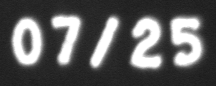
#> input picture CreditCard-OCR-master/datasets/xiaoma_test_images/img_15.png, 216 x 86 px, found by its file name; its folder holds only this picture in this run
$ python Date_pipei.py
#> lines starting #> are read from the running program, lines starting #| are printed output that depends on the picture; after the words box and inside, x2 and y2 are one past the last pixel; in counts of white or black regions, pixels touching at a corner belong together
# [277 lines of commented-out code are left out]
import cv2
import numpy as np
import os
import uuid
import time

def ensure_dir(path):
    if not os.path.exists(path):
        os.makedirs(path)

def save_img(path, img):
    ensure_dir(os.path.dirname(path))
    cv2.imwrite(path, img)

def load_templates(template_dir):
    templates = {}
    for fname in os.listdir(template_dir):
        if not fname.lower().endswith('.png'):
            continue
        label = fname[0]
        img = cv2.imread(os.path.join(template_dir, fname), cv2.IMREAD_GRAYSCALE)
        if img is not None and label:
            templates[label] = img
    return templates

def segment_characters(bw_img, min_area=30):
    num_labels, labels, stats, centroids = cv2.connectedComponentsWithStats(bw_img, connectivity=8)
    candidates = []
    for i in range(1, num_labels):
        x, y, w, h, area = stats[i]
        if area < min_area:
            continue
        roi = bw_img[y:y+h, x:x+w]
        candidates.append({
            "bbox": (x, y, w, h),
            "roi": roi,
            "id": uuid.uuid4().hex[:8]
        })
    candidates.sort(key=lambda c: c["bbox"][0])
    return candidates

def ncc_score(a, b):
    A = a.astype(np.float32)
    B = b.astype(np.float32)
    meanA, meanB = A.mean(), B.mean()
    num = np.sum((A - meanA) * (B - meanB))
    den = np.sqrt(np.sum((A - meanA) ** 2) * np.sum((B - meanB) ** 2))
    if den == 0:
        return -1.0
    return num / den

def match_char_to_templates(char_roi, templates, debug_dir, char_idx):
    start_time = time.time()  # 开始计时
    best_label = None
    best_score = -1.0
    scores = []
    for label, tpl_img in templates.items():
        char_resized = cv2.resize(char_roi, tpl_img.shape[::-1], interpolation=cv2.INTER_LINEAR)
        score = ncc_score(char_resized, tpl_img)
        scores.append((label, score))
        save_img(os.path.join(debug_dir, f"char{char_idx:02d}_{label}_resized.png"), char_resized)
        if score > best_score:
            best_score = score
            best_label = label
    scores.sort(key=lambda x: x[1], reverse=True)
    elapsed_ms = int((time.time() - start_time) * 1000)  # 计算耗时（毫秒）
    return best_label, best_score, scores, elapsed_ms

def recognize_image(image_path, template_dir, debug_dir="debug_outputs", min_area=30):
#> called with debug_dir = 'batch_debug_outputs_test4/img_15', min_area = 30
    ensure_dir(debug_dir)
    raw = cv2.imread(image_path, cv2.IMREAD_GRAYSCALE)
#> raw is the input picture: shape (86, 216); min 27, max 255, mean 93.6
    save_img(os.path.join(debug_dir, "01_raw.png"), raw)
    _, bw = cv2.threshold(raw, 200, 255, cv2.THRESH_BINARY)
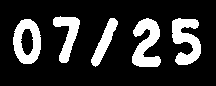
#> bw: shape (86, 216); 19.2% white; 5 white regions, box (x1, y1, x2, y2) and area: (132, 18, 161, 67) 871, (172, 18, 201, 65) 841, (13, 19, 41, 64) 775, (53, 16, 80, 63) 591, (91, 18, 118, 67) 485
    save_img(os.path.join(debug_dir, "02_bw.png"), bw)
    chars = segment_characters(bw, min_area=min_area)
#> in segment_characters, `num_labels, labels, stats, centroids = cv2.connectedComponentsWithStat..`:
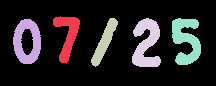
#> labels: shape (86, 216) int32; 6 distinct labels, from 0 to 5; one colour per label, 0 black
#> in segment_characters, `num_labels, labels, stats, centroids = cv2.connectedComponentsWithStat..`: num_labels = 6; stats = [[0, 0, 216, 86, 15013], [53, 16, 27, 47, 591], [13, 19, 28, 45, 775], [91, 18, 27, 49, 485], [132, 18, 29, 49, 871], [172, 18, 29, 47, 841]]; centroids = [[106.8, 43], [67.12, 34.77], [26.77, 41.23], [104.1, 41.54], [145.9, 43.33], [185.7, 39.91]]
#> the loop in segment_characters, `for i in range(1, num_labels):` made 5 passes
#> pass 1, in segment_characters, `roi = bw_img[y:y+h, x:x+w]`:
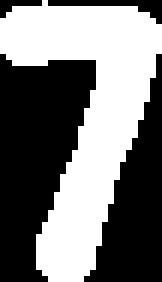
#> roi: shape (47, 27) (shown 6 times larger); 46.6% white; 1 white region, box (x1, y1, x2, y2) and area: (0, 0, 27, 47) 591
#> pass 2, in segment_characters, `roi = bw_img[y:y+h, x:x+w]`:
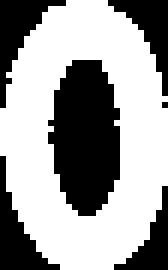
#> roi: shape (45, 28) (shown 6 times larger); 61.5% white; 6 black regions (1 under 20 px), largest, box (x1, y1, x2, y2) and area: (8, 10, 20, 36) 238, (0, 0, 11, 18) 69, (0, 26, 10, 45) 68, (18, 0, 28, 16) 61, (19, 31, 28, 45) 48
#> pass 3, in segment_characters, `roi = bw_img[y:y+h, x:x+w]`:
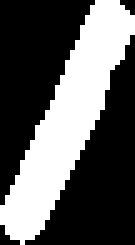
#> roi: shape (49, 27) (shown 5 times larger); 36.7% white; 1 white region, box (x1, y1, x2, y2) and area: (0, 0, 27, 49) 485
#> after the loop in segment_characters, `for i in range(1, num_labels):`: candidates = 5 items
#> chars = 5 items
    vis_boxes = cv2.cvtColor(bw, cv2.COLOR_GRAY2BGR)
    for idx, c in enumerate(chars):
        x, y, w, h = c["bbox"]
        cv2.rectangle(vis_boxes, (x, y), (x+w, y+h), (0,0,255), 1)
        cv2.putText(vis_boxes, str(idx), (x, y-3), cv2.FONT_HERSHEY_SIMPLEX, 0.4, (0,255,0), 1)
#> this loop made 5 passes
#> (x, y, w, h) on passes 1 to 5: (13, 19, 28, 45), (53, 16, 27, 47), (91, 18, 27, 49), (132, 18, 29, 49), (172, 18, 29, 47)
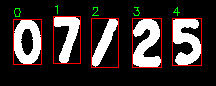
#> vis_boxes: shape (86, 216, 3); mean B, G, R 48.1, 49.4, 58.4
    save_img(os.path.join(debug_dir, "03_seg_boxes.png"), vis_boxes)
    templates = load_templates(template_dir)
    results = []
    roi_dir = os.path.join(debug_dir, "chars")
    ensure_dir(roi_dir)
    for idx, c in enumerate(chars):
        roi_path = os.path.join(roi_dir, f"char{idx:02d}_roi.png")
        save_img(roi_path, c["roi"])
        best_label, best_score, scores, elapsed_ms = match_char_to_templates(c["roi"], templates, roi_dir, idx)
        results.append({
            "bbox": c["bbox"],
            "label": best_label,
            "score": best_score,
            "topk": scores[:5],
            "match_elapsed_ms": elapsed_ms  # 增加时间记录
        })
    annotated = cv2.cvtColor(raw, cv2.COLOR_GRAY2BGR)
    for idx, r in enumerate(results):
        x, y, w, h = r["bbox"]
        cv2.rectangle(annotated, (x, y), (x+w, y+h), (0,0,255), 2)
        cv2.putText(annotated, f"{r['label']}:{r['score']:.2f}", (x, y-4), cv2.FONT_HERSHEY_SIMPLEX, 0.5, (0,255,0), 1)
    save_img(os.path.join(debug_dir, "04_annotated.png"), annotated)
    recognized_str = "".join(r["label"] if r["label"] else "?" for r in results)
    recognized_str = recognized_str.replace("_", "/")
    with open(os.path.join(debug_dir, "final_result.txt"), "w", encoding="utf-8") as f:
        f.write(f"recognized={recognized_str}\n")
        for idx, r in enumerate(results):
            f.write(f"{idx}\t{r['bbox']}\t{r['label']}\t{r['score']:.4f}\t{r['match_elapsed_ms']}ms\n")
    print("识别结果：", recognized_str)
    return recognized_str, results

def batch_recognize_images(image_dir, template_dir, batch_debug_dir="batch_debug_outputs", min_area=30):
    ensure_dir(batch_debug_dir)
    image_exts = ('.png', '.jpg', '.jpeg', '.bmp')
    image_files = [f for f in os.listdir(image_dir) if f.lower().endswith(image_exts)]
    all_results_path = os.path.join(batch_debug_dir, "all_results.txt")
    with open(all_results_path, "w", encoding="utf-8") as all_f:
        for img_file in image_files:
            img_path = os.path.join(image_dir, img_file)
            debug_dir = os.path.join(batch_debug_dir, os.path.splitext(img_file)[0])
            start_time = time.time()
            recognized_str, results = recognize_image(img_path, template_dir, debug_dir, min_area=min_area)
            end_time = time.time()
            elapsed_ms = int((end_time - start_time) * 1000)
            # 写入汇总结果
            all_f.write(f"{img_file}\t{recognized_str}\t{elapsed_ms}ms\n")
            for idx, r in enumerate(results):
                all_f.write(f"{img_file}\t{idx}\t{r['bbox']}\t{r['label']}\t{r['score']:.4f}\t{r['match_elapsed_ms']}ms\n")
            print(f"{img_file} 识别完成，用时：{elapsed_ms} ms")
    print("批量识别完成，总结果保存在：", all_results_path)

# ---- 用法 ----
if __name__ == "__main__":
    # 修改为你自己的模板和图片文件夹路径
    TEMPLATE_DIR = r"D:\PayCard_Detection\paycard_dectection_test1\Muban\XiaoMa_number\xiaoma_muban_images"
    IMAGE_DIR = r"D:\PayCard_Detection\paycard_dectection_test1\Muban\XiaoMa_number\xiaoma_test_images"
    BATCH_DEBUG_DIR = "batch_debug_outputs_test4"
#> (the run stopped early here; a loop or call above may not have finished)

$ run again, on CreditCard-OCR-master/datasets/xiaoma_test_images/img_25.png
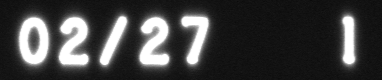
#> input picture CreditCard-OCR-master/datasets/xiaoma_test_images/img_25.png, 382 x 80 px, found by its file name
#> in recognize_image, raw is the input picture: shape (80, 382); min 10, max 255, mean 64.8
#> bw: shape (80, 382); 13.3% white; 6 white regions, box (x1, y1, x2, y2) and area: (59, 17, 88, 65) 856, (140, 17, 169, 65) 847, (19, 18, 48, 64) 841, (182, 16, 208, 64) 588, (100, 16, 127, 65) 482, (343, 16, 355, 64) 446
#> in segment_characters, `num_labels, labels, stats, centroids = cv2.connectedComponentsWithStat..`:
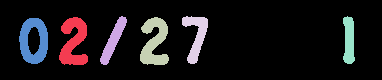
#> labels: shape (80, 382) int32; 7 distinct labels, from 0 to 6; one colour per label, 0 black
#> num_labels = 7; stats = [[0, 0, 382, 80, 26500], [59, 17, 29, 48, 856], [100, 16, 27, 49, 482], [140, 17, 29, 48, 847], [182, 16, 26, 48, 588], [343, 16, 12, 48, 446], [19, 18, 29, 46, 841]]; centroids = [[199.1, 39.4], [73.25, 41.64], [112.9, 40.05], [154, 41.85], [195.8, 35.5], [348.7, 39.96], [33.39, 40.47]]
#> the loop in segment_characters, `for i in range(1, num_labels):` made 6 passes
#> after the loop in segment_characters, `for i in range(1, num_labels):`: candidates = 6 items
#> the loop in recognize_image, `for idx, c in enumerate(chars):` made 6 passes
#> (x, y, w, h) on passes 1 to 6: (19, 18, 29, 46), (59, 17, 29, 48), (100, 16, 27, 49), (140, 17, 29, 48), (182, 16, 26, 48), (343, 16, 12, 48)
#> after the loop in recognize_image, `for idx, c in enumerate(chars):`:
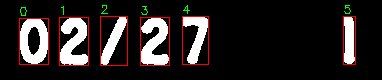
#> vis_boxes: shape (80, 382, 3); mean B, G, R 33.3, 34.3, 40.7

$ run again, on CreditCard-OCR-master/datasets/xiaoma_test_images/img_28.png
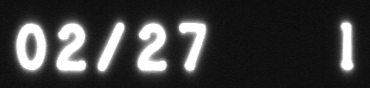
#> input picture CreditCard-OCR-master/datasets/xiaoma_test_images/img_28.png, 370 x 88 px, found by its file name
#> in recognize_image, raw is the input picture: shape (88, 370); min 9, max 255, mean 60.2
#> bw: shape (88, 370); 12.2% white; 6 white regions, box (x1, y1, x2, y2) and area: (57, 23, 86, 71) 848, (16, 24, 46, 70) 830, (138, 23, 166, 71) 825, (179, 23, 206, 71) 580, (98, 23, 124, 71) 467, (341, 22, 353, 70) 410
#> in segment_characters, `num_labels, labels, stats, centroids = cv2.connectedComponentsWithStat..`:
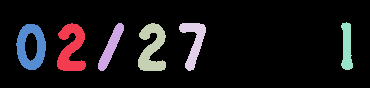
#> labels: shape (88, 370) int32; 7 distinct labels, from 0 to 6; one colour per label, 0 black
#> num_labels = 7; stats = [[0, 0, 370, 88, 28600], [57, 23, 29, 48, 848], [98, 23, 26, 48, 467], [138, 23, 28, 48, 825], [179, 23, 27, 48, 580], [341, 22, 12, 48, 410], [16, 24, 30, 46, 830]]; centroids = [[192, 43.09], [70.78, 48.08], [110.5, 46.66], [151.5, 48.01], [193.4, 41.59], [346.4, 46.5], [30.74, 46.45]]
#> the loop in segment_characters, `for i in range(1, num_labels):` made 6 passes
#> after the loop in segment_characters, `for i in range(1, num_labels):`: candidates = 6 items
#> the loop in recognize_image, `for idx, c in enumerate(chars):` made 6 passes
#> (x, y, w, h) on passes 1 to 6: (16, 24, 30, 46), (57, 23, 29, 48), (98, 23, 26, 48), (138, 23, 28, 48), (179, 23, 27, 48), (341, 22, 12, 48)
#> after the loop in recognize_image, `for idx, c in enumerate(chars):`:
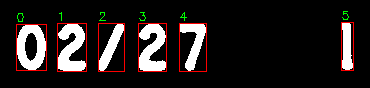
#> vis_boxes: shape (88, 370, 3); mean B, G, R 30.4, 31.4, 37.3
